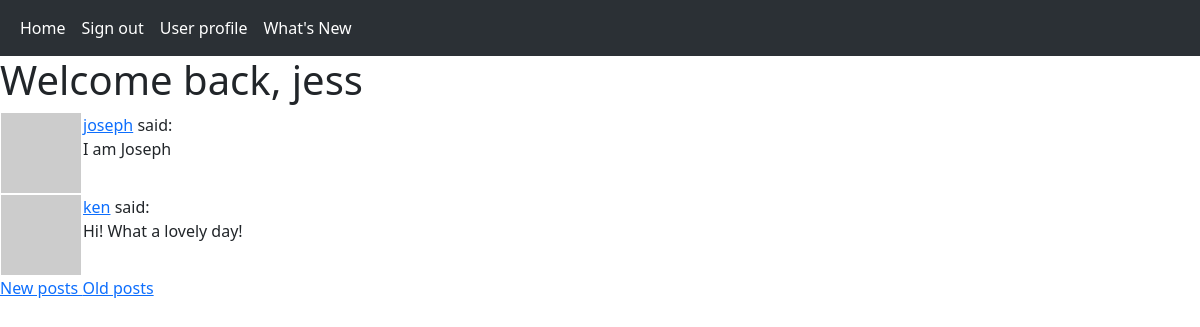
/explore?page=3 (signed in), run on the app's committed database.
### app/models.py (models this page shows, shortened)
class User(db.Model, UserMixin):
    id = db.Column(db.Integer, primary_key=True)
    username = db.Column(db.String(64), index = True, unique = True)
    email = db.Column(db.String(120), index = True, unique = True)
    password_hash = db.Column(db.String(128))
    posts = db.relationship('Post', backref='author', lazy='dynamic')
    about_me = db.Column(db.String(140))
    last_seen = db.Column(db.DateTime, default = datetime.utcnow)
    followed = db.relationship(
        'User', secondary = followers,
        primaryjoin = (followers.c.follower_id == id),
        secondaryjoin = (followers.c.followed_id == id),
        backref = db.backref('followers', lazy='dynamic'),
        lazy='dynamic')
    def avatar(self, size):
        digest = md5(self.email.lower().encode('utf-8')).hexdigest()
        return 'https://www.gravatar.com/avatar/{}?d=identicon&s={}'.format(digest, size)

class Post(db.Model):
    id = db.Column(db.Integer, primary_key = True)
    body = db.Column(db.String(140))
    timestamp = db.Column(db.DateTime, index = True, default = datetime.utcnow)
    user_id = db.Column(db.Integer, db.ForeignKey('user.id'))

### app/routes.py (the view)
@app.route('/explore')
@login_required
def explore():
    page = request.args.get('page', 1, type=int)
    posts = Post.query.order_by(Post.timestamp.desc()).paginate(
        page=page,
        per_page=app.config['POSTS_PER_PAGE'],
        error_out=False)
    next_url = url_for('explore', page=posts.next_num) \
        if posts.has_next else None
    prev_url = url_for('explore', page=posts.prev_num) \
        if posts.has_prev else None
    return render_template('index.html',
                           title='What\'s new',
                           posts=posts.items,
                           next_url=next_url,
                           prev_url=prev_url)

### app/models.py (called while the page is built)
@login.user_loader
def load_user(id):
    return User.query.get(int(id))

### app/routes.py (called while the page is built)
@app.before_request
def before_request():
    if current_user.is_authenticated:
        current_user.last_seen = datetime.utcnow()
        db.session.commit()

### app/templates/index.html (shortened to what this page needs)
{% extends 'base.html' %}
{% block content %}
    <h1>Welcome back, {{ current_user.username }}</h1>
    {% for post in posts %}
        {% include '_post.html' %}
    {% endfor %}
    {% if prev_url %}
    <a href="{{ prev_url }}"> New posts </a>
    {% endif %}
    {% if next_url %}
    <a href="{{ next_url }}"> Old posts </a>
    {% endif %}
{% endblock %}

### app/templates/_post.html
<table>
    <tr valign='top'>
        <td><img src="{{ post.author.avatar(32) }}"></td>
        <td><a href="{{ url_for('user', username=post.author.username) }}">{{ post.author.username }}</a>
            said: <br> {{ post.body }}</td>
    </tr>
</table>

### data on the page
User: username "jess"
Post: author.username "joseph", body "I am Joseph"
Post: author.username "ken", body "Hi! What a lovely day!"
